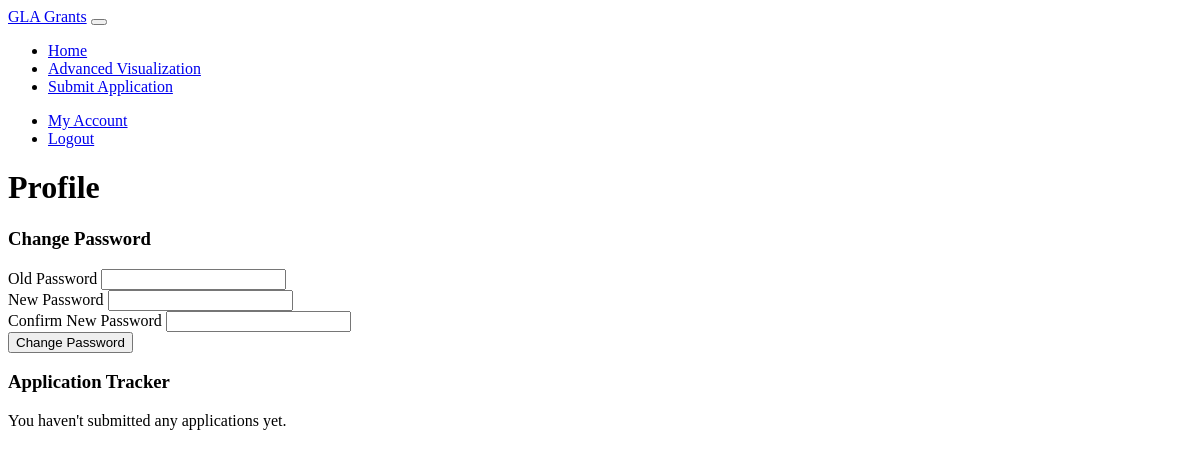
Before: /account (signed in) with the older database file.
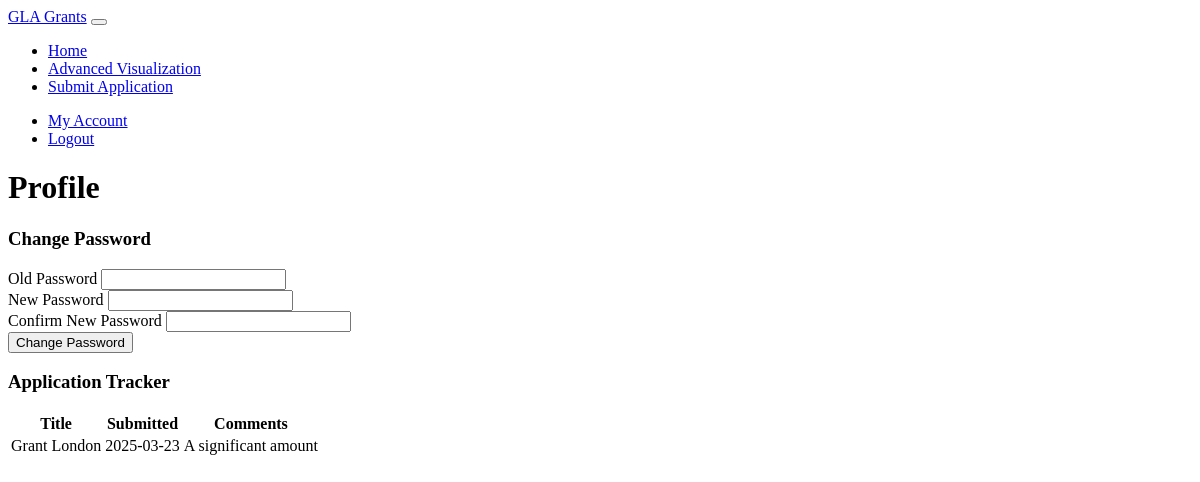
After: the same page with the newer database file.
### coursework2/gla_grants_app/models.py (models this page shows)
class GrantApplication(db.Model):
    __tablename__ = 'grant_applications'
    id: Mapped[int] = mapped_column(primary_key=True)
    user_id: Mapped[int] = mapped_column(ForeignKey('users.id'))
    grant_id: Mapped[Optional[int]] = mapped_column(ForeignKey('grants.id'))
    title: Mapped[str] = mapped_column(Text, nullable=False)
    description: Mapped[str] = mapped_column(Text, nullable=False)
    category: Mapped[str] = mapped_column(Text, nullable=False)
    question: Mapped[str] = mapped_column(Text, nullable=False)
    comment: Mapped[Optional[str]] = mapped_column(Text)
    date_submitted: Mapped[str] = mapped_column(Text, nullable=False)
    user = relationship("User", back_populates="applications")
    grant = relationship("Grant", back_populates="applications")

### coursework2/gla_grants_app/routes.py (the view, shortened to what this page needs)
@main.route('/account', methods=['GET', 'POST'])
def account():
    if 'user_id' not in session:
        flash('Please log in to access this page', 'warning')
        return redirect(url_for('main.login'))
    user = db.get_or_404(User, session['user_id'])
    password_form = PasswordChangeForm()
    applications = db.session.execute(
        db.select(GrantApplication).filter_by(user_id=session['user_id']).order_by(GrantApplication.date_submitted.desc())
    ).scalars().all()
    return render_template('account.html', password_form=password_form, applications=applications)

### coursework2/gla_grants_app/forms.py
class PasswordChangeForm(FlaskForm):
    old_password = PasswordField('Old Password', validators=[DataRequired()])
    new_password = PasswordField('New Password', validators=[DataRequired(), Length(min=6)])
    confirm_password = PasswordField('Confirm New Password',
                                  validators=[DataRequired(), EqualTo('new_password', message='Passwords must match')])
    submit = SubmitField('Change Password')

### coursework2/gla_grants_app/templates/account.html (shortened to what this page needs)
{% extends "layout.html" %}
{% block content %}
<h1>Profile</h1>
<div class="row mt-5">
    <div class="col-md-6">
        <div class="card mb-4">
            <div class="card-header">
                <h3>Change Password</h3>
            </div>
            <div class="card-body">
                <form method="POST">
                    <div class="mb-3">
                        {{ password_form.old_password.label(class="form-label") }}
                        {{ password_form.old_password(class="form-control") }}
                    </div>
                    <div class="mb-3">
                        {{ password_form.new_password.label(class="form-label") }}
                        {{ password_form.new_password(class="form-control") }}
                    </div>
                    <div class="mb-3">
                        {{ password_form.confirm_password.label(class="form-label") }}
                        {{ password_form.confirm_password(class="form-control") }}
                    </div>
                    <div class="d-grid">
                        {{ password_form.submit(class="btn btn-primary") }}
                    </div>
                </form>
            </div>
        </div>
    </div>
    <div class="col-md-6">
        <div class="card">
            <div class="card-header">
                <h3>Application Tracker</h3>
            </div>
            <div class="card-body">
                {% if applications %}
                    <div class="table-responsive">
                        <table class="table table-striped">
                            <thead>
                                <tr>
                                    <th>Title</th>
                                    <th>Submitted</th>
                                    <th>Comments</th>
                                </tr>
                            </thead>
                            <tbody>
                                {% for application in applications %}
                                <tr>
                                    <td>{{ application.title }}</td>
                                    <td>{{ application.date_submitted }}</td>
                                    <td>
                                        {% if application.comment %}
                                            {{ application.comment }}
                                        {% else %}
                                            <em>No feedback yet, stay tuned!</em>
                                        {% endif %}
                                    </td>
                                </tr>
                                {% endfor %}
                            </tbody>
                        </table>
                    </div>
                {% else %}
                    <div class="alert alert-info">
                        You haven't submitted any applications yet.
                    </div>
                {% endif %}
            </div>
        </div>
    </div>
</div>
{% endblock %}

Changed rows visible on the page:
added GrantApplication: title "Grant London", date_submitted "2025-03-23", comment "A significant amount"
Other visible differences:
text no longer shown: "You haven't submitted any applications yet."
text now shown: "Title Submitted Comments"
